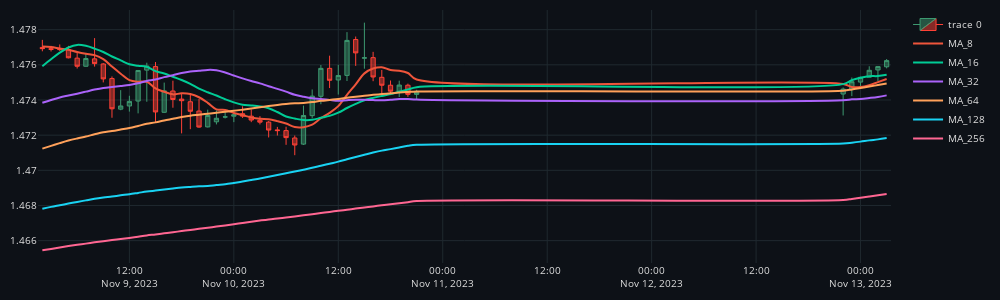

The code cell stored with this chart in its notebook:
### Code cell
#   ERROR LOOKBACK TO VIDEO 16 --> ERROR ADDRESSED

# Plotting & formatting a candlestick plot with Plotly
fig2 = go.Figure()

# Add candlestick trace
fig2.add_trace(go.Candlestick(
    x=df_plot_ma.time,
    open=df_plot_ma.mid_o,
    high=df_plot_ma.mid_h,
    low=df_plot_ma.mid_l,
    close=df_plot_ma.mid_c,
    line=dict(width=1),
    opacity=1
))

# Add a scatter for moving averages
for ma in ma_list:
    col = f"MA_{ma}"
    fig2.add_trace(go.Scatter(
        x=df_plot_ma.time,
        y=df_plot_ma[col],
        line=dict( width=2),
        line_shape='spline',
        name=col
    ))

# Formatting the size of our plot
fig2.update_layout(
    width=1000,
    height=300,
    margin=dict(l=10, r=10, t=10, b=10),
    font=dict(size=10, color='#e1e1e1'),
    paper_bgcolor="#0d1117",
    plot_bgcolor="#0d1117"
)

# Update x-axis properties
fig2.update_xaxes(
    gridcolor='#1f292f',
    showgrid=True,
    fixedrange=True,
    rangeslider=dict(visible=False)
)

# Update y-axis properties
fig2.update_yaxes(
    gridcolor='#1f292f',
    showgrid=True
)

# Show the figure
fig2.show()
